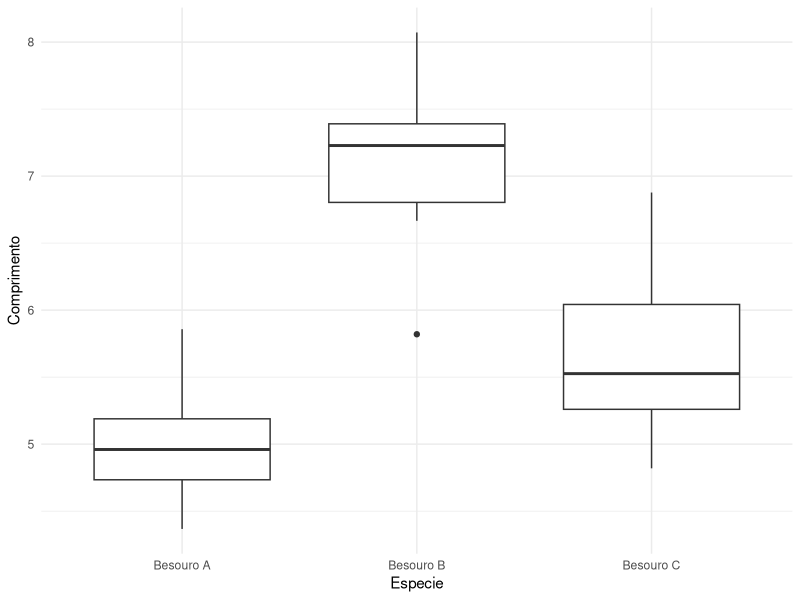
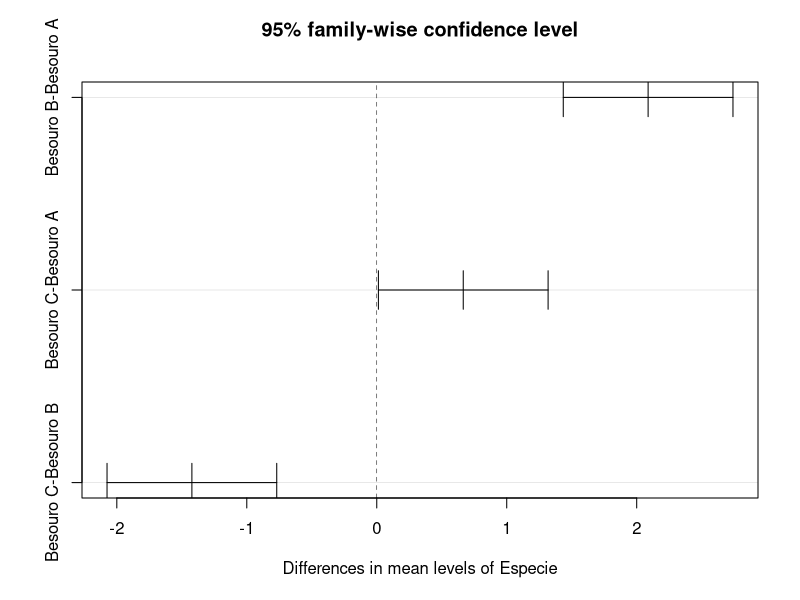
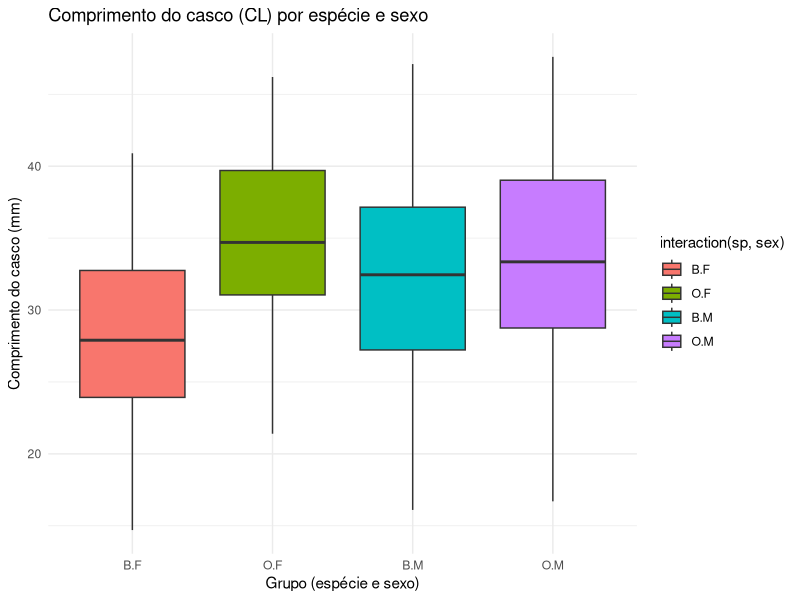
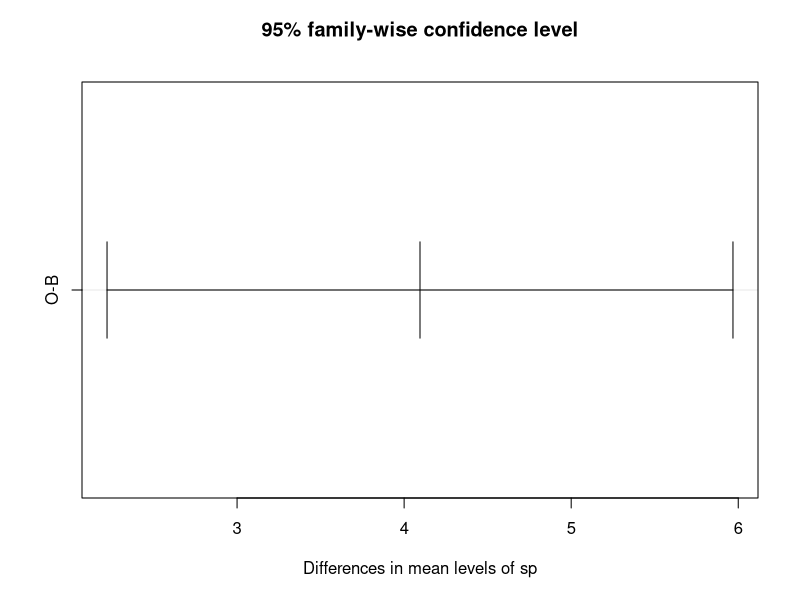
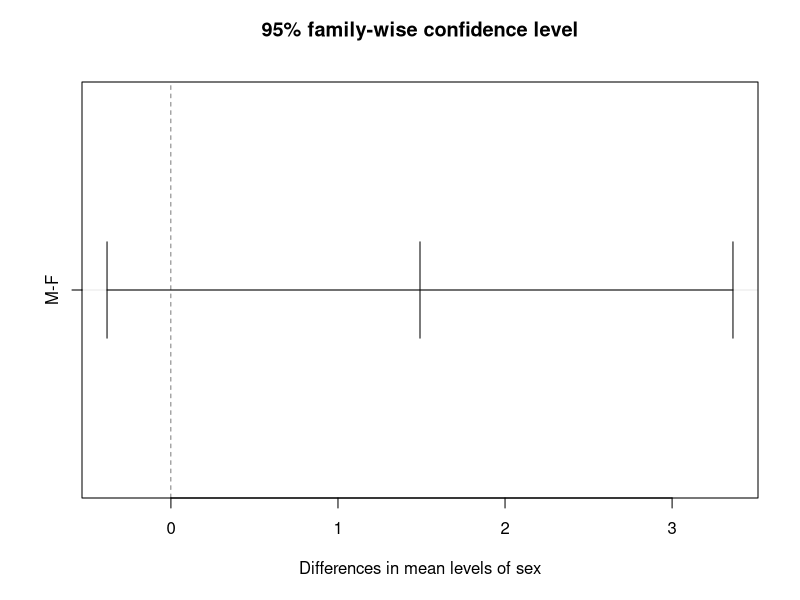
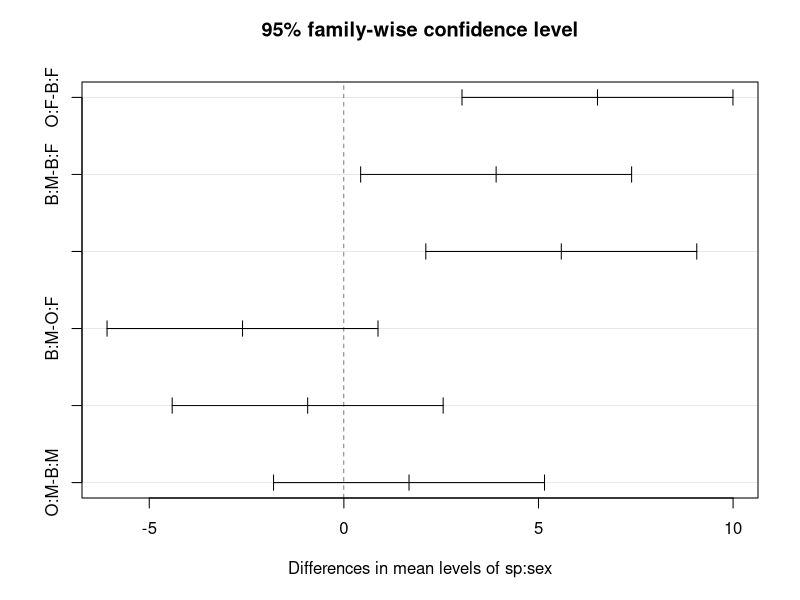

Here is the R script that generated these plots, in order:
## ---- chunk 1
knitr::opts_chunk$set(include = FALSE)
## ---- chunk 2
library(ggplot2)
library(dplyr)
library(car)
library(MASS)
## ---- chunk 3
set.seed(123)
dados_besouros <- data.frame(
  Especie = rep(c("Besouro A", "Besouro B", "Besouro C"), each = 10),
  Comprimento = c(rnorm(10, mean = 5, sd = 0.5),
                  rnorm(10, mean = 7, sd = 0.6),
                  rnorm(10, mean = 6, sd = 0.7))
)
head(dados_besouros)
## ---- chunk 4
ggplot(dados_besouros, aes(x = Especie, y = Comprimento)) +
  geom_boxplot() +
  theme_minimal()
## ---- chunk 5
shapiro.test(dados_besouros$Comprimento[dados_besouros$Especie == "Besouro A"]) # p-value = 0.389 -> a distribuição é normal
shapiro.test(dados_besouros$Comprimento[dados_besouros$Especie == "Besouro B"]) # p-value = 0.7018 -> a distribuição é normal
shapiro.test(dados_besouros$Comprimento[dados_besouros$Especie == "Besouro C"]) # p-value = 0.5137 -> a distribuição é normal
## ---- chunk 6
leveneTest(Comprimento ~ Especie, data = dados_besouros) # Pr(>F) = 0.746 -> a é variância homogênea
## ---- chunk 7
modelo <- aov(Comprimento ~ Especie, data = dados_besouros) # Pr(>F) = 5.92e-08 -> existe diferença estatística no tamanho de ao menos uma espécie
summary(modelo)
## ---- chunk 8
TukeyHSD(modelo) # A e B = 0.0000000, A e C = 0.0450602, B e C = 0.0000301 -> todas as espécies diferem significativamente em tamanho entre si 
plot(TukeyHSD(modelo))
## ---- chunk 9
data(crabs)
head(crabs)
summary(crabs)
str(crabs)
## ---- chunk 10
crabs$sp <- as.factor(crabs$sp) # espécies -> B = azul, O = laranja
crabs$sex <- as.factor(crabs$sex) # sexo -> M = macho, F = fêmea
## ---- chunk 11
ggplot(crabs, aes(x = interaction(sp, sex), y = CL, fill = interaction(sp, sex))) +
  geom_boxplot() +
  labs(title = "Comprimento do casco (CL) por espécie e sexo",
       x = "Grupo (espécie e sexo)",
       y = "Comprimento do casco (mm)") +
  theme_minimal()
## ---- chunk 12
shapiro.test(crabs$CL[crabs$sp == "B" & crabs$sex == "M"]) # macho azul 
shapiro.test(crabs$CL[crabs$sp == "B" & crabs$sex == "F"]) # fêmea azul
shapiro.test(crabs$CL[crabs$sp == "O" & crabs$sex == "M"]) # macho laranja
shapiro.test(crabs$CL[crabs$sp == "O" & crabs$sex == "F"]) # fêmea laranja
## ---- chunk 13
leveneTest(CL ~ sp * sex, data = crabs)
## ---- chunk 14
anova_model <- aov(CL ~ sp * sex, data = crabs)
summary(anova_model)
## ---- chunk 15
TukeyHSD(anova_model)
plot(TukeyHSD(anova_model))
